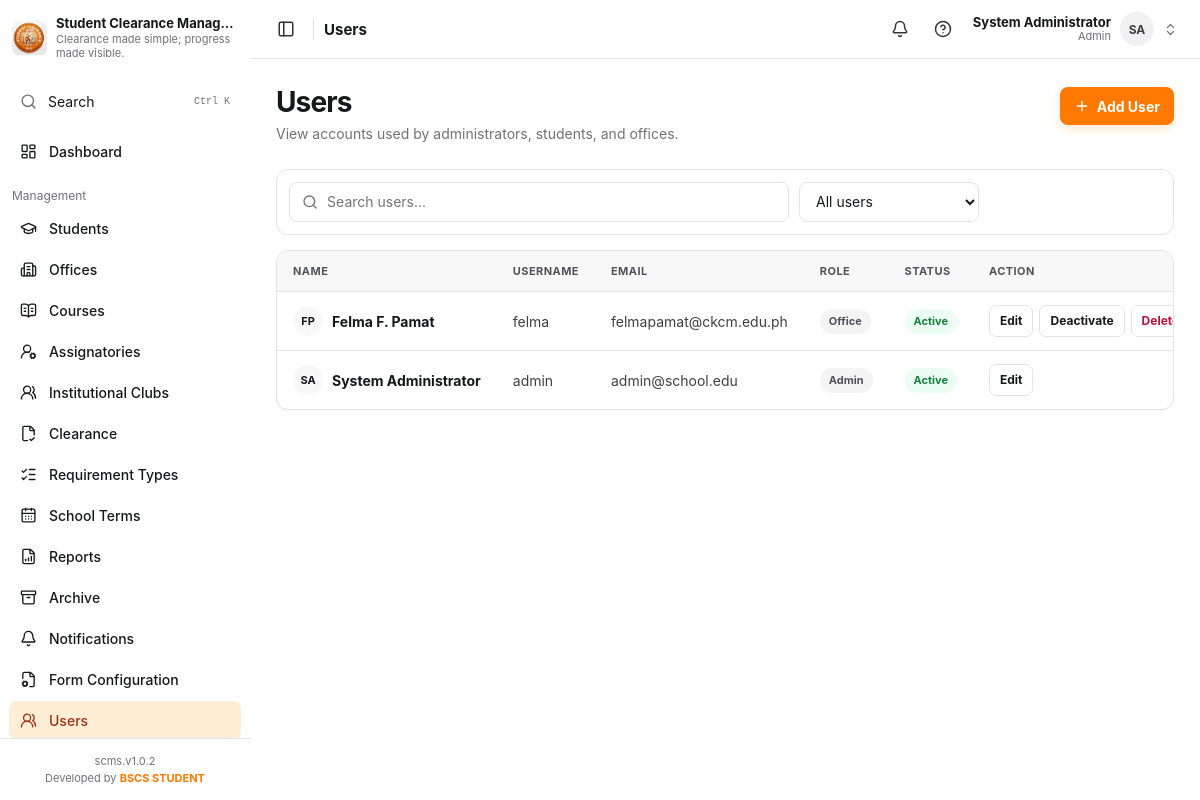
The page /admin/users.php (signed in) on the database its author committed.
### tables this page shows
CREATE TABLE `users` (
  `user_id` int(10) unsigned NOT NULL AUTO_INCREMENT,
  `username` varchar(50) NOT NULL,
  `password` varchar(255) NOT NULL,
  `full_name` varchar(120) NOT NULL,
  `email` varchar(120) NOT NULL,
  `avatar_path` varchar(255) DEFAULT NULL,
  `department` varchar(120) DEFAULT NULL,
  `college_dean` tinyint(1) NOT NULL DEFAULT 0,
  `college_dean_course` varchar(120) DEFAULT NULL,
  `role` enum('admin','student','office') NOT NULL,
  `status` enum('active','inactive') NOT NULL DEFAULT 'active',
  `last_login` timestamp NULL DEFAULT NULL,
  `updated_at` timestamp NULL DEFAULT NULL,
  `created_at` timestamp NOT NULL DEFAULT current_timestamp(),
  PRIMARY KEY (`user_id`),
  UNIQUE KEY `username` (`username`),
  UNIQUE KEY `email` (`email`)
);

### config/auth.php (called while the page is built, shortened)
<?php
function e($value): string
{
    return htmlspecialchars((string)$value, ENT_QUOTES, 'UTF-8');
}
function initials_of($name, string $fallback = "?"): string
{
    $parts = preg_split('/\s+/', trim((string)$name), -1, PREG_SPLIT_NO_EMPTY) ?: [];
    $first = mb_substr($parts[0], 0, 1);
    $last = count($parts) > 1 ? mb_substr($parts[count($parts) - 1], 0, 1) : "";
    $initials = strtoupper($first . $last);
    return $initials !== "" ? $initials : $fallback;
}
?>

### admin/users.php (the view, shortened to what this page needs)
<?php
require_once "../config/auth.php";
require_once "../config/db.php";
$users = $conn->query(
    "SELECT user_id, username, full_name, email, avatar_path, role, status, created_at
     FROM users ORDER BY created_at DESC"
);
require "_header.php";
?>
<div class="page-heading">
    <div>
        <h1>Users</h1>
        <p>View accounts used by administrators, students, and offices.</p>
    </div>
    <a class="btn btn-primary" href="#user-form" data-form-target="user-form"><i data-lucide="plus"></i> Add User</a>
</div>
<div class="toolbar-card filter-row">
    <div class="search-field"><i data-lucide="search"></i><input type="search" placeholder="Search users..."></div>
    <select data-filter="role" aria-label="Filter users by role">
        <option value="all">All users</option>
    </select>
</div>
<div class="table-card">
    <div class="table-wrapper">
        <table>
            <thead><tr><th>Name</th><th>Username</th><th>Email</th><th>Role</th><th>Status</th><th>Action</th></tr></thead>
            <tbody>
            <?php if ($users && $users->num_rows): ?>
                <?php while ($row = $users->fetch_assoc()): ?>
                    <tr data-role="<?= e($row["role"]) ?>">
                        <td><div class="user-cell"><?php if (!empty($row["avatar_path"])): ?><img src="<?= e("../" . $row["avatar_path"]) ?>" alt=""><strong><?= e($row["full_name"]) ?></strong><?php else: ?><span class="user-cell-avatar" aria-hidden="true"><?= e(initials_of($row["full_name"] ?? "")) ?></span><strong><?= e($row["full_name"]) ?></strong><?php endif; ?></div></td>
                        <td><?= e($row["username"]) ?></td>
                        <td><?= e($row["email"]) ?></td>
                        <td><span class="role-badge"><?= e(ucfirst($row["role"])) ?></span></td>
                        <td><span class="status status-<?= e($row["status"]) ?>"><?= e(ucfirst($row["status"])) ?></span></td>
                        <td class="action-group">
                            <a class="table-action" href="users.php?edit=<?= (int)$row["user_id"] ?>#user-form">Edit</a>
                            <?php if ((int)$row["user_id"] !== (int)$_SESSION["user_id"]): ?>
                                <form method="post"><button class="table-action" type="submit"><?= $row["status"] === "active" ? "Deactivate" : "Activate" ?></button></form>
                            <?php endif; ?>
                            <?php if ($row["role"] !== "admin"): ?>
                                <form method="post" data-delete-confirm="Delete this user account? This cannot be undone.">
                                    <button class="table-action table-action-danger" type="submit">Delete</button>
                                </form>
                            <?php endif; ?>
                        </td>
                    </tr>
                <?php endwhile; ?>
            <?php else: ?>
                <tr><td colspan="6" class="empty-state">No users found.</td></tr>
            <?php endif; ?>
            </tbody>
        </table>
    </div>
</div>
<?php require "_footer.php"; ?>

### assets/css/dashboard.css (style rules this page uses)
* { box-sizing: border-box; margin: 0; padding: 0; }
:root { --sidebar: #ffffff; --sidebar-hover: #f1f1f2; --sidebar-active: #ffedd5; --sidebar-active-text: #9a3412; --sidebar-text: #17181b; --sidebar-muted: #71717a; --sidebar-border: #e4e4e7; --sidebar-scroll: #c9c9cf; --page: #ffffff; --surface: #ffffff; --surface-2: #f8f8f9; --border: #e4e4e7; --text: #17181b; --muted: #71717a; --orange: #ff7900; --green: #15803d; --red: #be123c; --yellow: #a16207; --shadow: 0 1px 2px rgba(0,0,0,.04); }
html, body { min-height: 100%; }
body { background: var(--page); color: var(--text); font-family: Inter, ui-sans-serif, system-ui, -apple-system, BlinkMacSystemFont, "Segoe UI", sans-serif; font-size: 14px; }
button, input, select { font: inherit; }
button { cursor: pointer; }
.page-heading { display: flex; align-items: flex-start; justify-content: space-between; gap: 20px; margin-bottom: 27px; }
.page-heading h1 { font-size: 28px; line-height: 1.1; letter-spacing: -.9px; }
.page-heading p { margin-top: 7px; color: var(--muted); }
.stat-card, .mini-card, .form-card, .table-card, .empty-panel { background: var(--surface); border: 1px solid var(--border); border-radius: 12px; box-shadow: var(--shadow); }
.user-cell { display: flex; align-items: center; gap: 9px; }
.user-cell-avatar { width: 30px; height: 30px; flex: 0 0 auto; display: grid; place-items: center; border-radius: 50%; background: var(--surface-2); color: var(--text); font-size: 11px; font-weight: 700; }
.table-card { overflow: hidden; }
.table-wrapper { width: 100%; overflow-x: auto; scrollbar-width: thin; scrollbar-color: #c9c9cf transparent; }
table { width: 100%; border-collapse: collapse; }
th, td { padding: 13px 16px; text-align: left; border-bottom: 1px solid var(--border); white-space: nowrap; }
th { background: var(--surface-2); color: #52525b; font-size: 11px; text-transform: uppercase; letter-spacing: .04em; }
td { color: #3f3f46; }
td strong { display: block; color: var(--text); }
tbody tr:last-child td { border-bottom: 0; }
.status, .role-badge { display: inline-flex; align-items: center; min-height: 25px; padding: 0 9px; border-radius: 999px; font-size: 11px; font-weight: 700; }
.status-cleared, .status-approved, .status-active { background: #ecfdf3; color: var(--green); }
.role-badge { background: #f4f4f5; color: #52525b; }
.toolbar-card, .filter-row { margin-bottom: 15px; display: flex; gap: 10px; }
.toolbar-card { padding: 12px; border: 1px solid var(--border); border-radius: 12px; }
.search-field { height: 40px; flex: 1; max-width: 500px; padding: 0 12px; display: flex; align-items: center; gap: 9px; border: 1px solid var(--border); border-radius: 8px; background: var(--surface); }
.search-field svg { width: 17px; color: #71717a; }
.search-field input, .filter-row select { width: 100%; border: 0; outline: 0; background: transparent; color: var(--text); }
.filter-row select { max-width: 180px; padding: 0 12px; height: 40px; border: 1px solid var(--border); border-radius: 8px; background: var(--surface); }
.table-action { min-height: 32px; display: inline-flex; align-items: center; justify-content: center; border: 1px solid var(--border); border-radius: 7px; padding: 6px 10px; background: var(--surface); color: var(--text); cursor: pointer; text-decoration: none; font-size: 12px; font-weight: 650; transition: background .18s ease, border-color .18s ease, color .18s ease, transform .18s ease; }
.action-group { display: flex; align-items: center; gap: 6px; }
.action-group form { display: inline; }
.table-action-danger { color: var(--red); }
.btn { width: fit-content; min-height: 38px; display: inline-flex; align-items: center; gap: 7px; padding: 0 13px; border: 1px solid transparent; border-radius: 8px; text-decoration: none; font-weight: 650; cursor: pointer; transition: background .18s ease, border-color .18s ease, box-shadow .18s ease, transform .18s ease; }
.btn svg { width: 16px; height: 16px; }
.btn-primary { background: var(--orange); color: #fff; box-shadow: 0 4px 10px rgba(255, 121, 0, .18); }
:root { --select-arrow: #111827; }

### rows shown on the page
users: full_name "FP", full_name "Felma F. Pamat", username "felma", email "felmapamat@ckcm.edu.ph", role "Office", status "Active", shows "Deactivate"
users: full_name "SA", full_name "System Administrator", username "admin", email "admin@school.edu", role "Admin", status "Active"

### other values the page prints
$pageTitle "Users"
$__displayName "System Administrator"
$__initials "SA"
